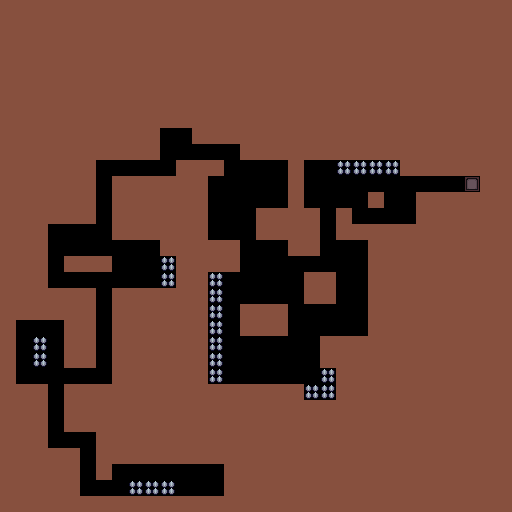

Below is a game level as drawn by its tile map, then a one-line description and the .tmx file that defines it, in full:
An orthogonal 32x32 tile map with 16x16 px tiles, 1 tile layer (Tile Layer 1).

<map height="32" infinite="0" nextobjectid="1" orientation="orthogonal" renderorder="right-down" tiledversion="1.1.5" tileheight="16" tilewidth="16" version="1.0" width="32">
 <properties>
  <property name="atlas" value="tileset/Level2.atlas" />
  <property name="startx" type="int" value="12" />
  <property name="starty" type="int" value="30" />
 </properties>
 <tileset firstgid="1" source="../tileset/Slime All Tiles.tsx" />
 <layer height="32" name="Tile Layer 1" width="32">
  <data encoding="csv">
1257,1257,1257,1257,1257,1257,1257,1257,1257,1257,1257,1257,1257,1257,1257,1257,1257,1257,1257,1257,1257,1257,1257,1257,1257,1257,1257,1257,1257,1257,1257,1257,
1257,1257,1257,1257,1257,1257,1257,1257,1257,1257,1257,1257,1257,1257,1257,1257,1257,1257,1257,1257,1257,1257,1257,1257,1257,1257,1257,1257,1257,1257,1257,1257,
1257,1257,1257,1257,1257,1257,1257,1257,1257,1257,1257,1257,1257,1257,1257,1257,1257,1257,1257,1257,1257,1257,1257,1257,1257,1257,1257,1257,1257,1257,1257,1257,
1257,1257,1257,1257,1257,1257,1257,1257,1257,1257,1257,1257,1257,1257,1257,1257,1257,1257,1257,1257,1257,1257,1257,1257,1257,1257,1257,1257,1257,1257,1257,1257,
1257,1257,1257,1257,1257,1257,1257,1257,1257,1257,1257,1257,1257,1257,1257,1257,1257,1257,1257,1257,1257,1257,1257,1257,1257,1257,1257,1257,1257,1257,1257,1257,
1257,1257,1257,1257,1257,1257,1257,1257,1257,1257,1257,1257,1257,1257,1257,1257,1257,1257,1257,1257,1257,1257,1257,1257,1257,1257,1257,1257,1257,1257,1257,1257,
1257,1257,1257,1257,1257,1257,1257,1257,1257,1257,1257,1257,1257,1257,1257,1257,1257,1257,1257,1257,1257,1257,1257,1257,1257,1257,1257,1257,1257,1257,1257,1257,
1257,1257,1257,1257,1257,1257,1257,1257,1257,1257,1257,1257,1257,1257,1257,1257,1257,1257,1257,1257,1257,1257,1257,1257,1257,1257,1257,1257,1257,1257,1257,1257,
1257,1257,1257,1257,1257,1257,1257,1257,1257,1257,0,0,1257,1257,1257,1257,1257,1257,1257,1257,1257,1257,1257,1257,1257,1257,1257,1257,1257,1257,1257,1257,
1257,1257,1257,1257,1257,1257,1257,1257,1257,1257,0,0,0,0,0,1257,1257,1257,1257,1257,1257,1257,1257,1257,1257,1257,1257,1257,1257,1257,1257,1257,
1257,1257,1257,1257,1257,1257,0,0,0,0,0,1257,1257,1257,0,0,0,0,1257,0,0,386,386,386,386,1257,1257,1257,1257,1257,1257,1257,
1257,1257,1257,1257,1257,1257,0,1257,1257,1257,1257,1257,1257,0,0,0,0,0,1257,0,0,0,0,0,0,0,0,0,0,344,1257,1257,
1257,1257,1257,1257,1257,1257,0,1257,1257,1257,1257,1257,1257,0,0,0,0,0,1257,0,0,0,0,1257,0,0,1257,1257,1257,1257,1257,1257,
1257,1257,1257,1257,1257,1257,0,1257,1257,1257,1257,1257,1257,0,0,0,1257,1257,1257,1257,0,1257,0,0,0,0,1257,1257,1257,1257,1257,1257,
1257,1257,1257,0,0,0,0,1257,1257,1257,1257,1257,1257,0,0,0,1257,1257,1257,1257,0,1257,1257,1257,1257,1257,1257,1257,1257,1257,1257,1257,
1257,1257,1257,0,0,0,0,0,0,0,1257,1257,1257,1257,1257,0,0,0,1257,1257,0,0,0,1257,1257,1257,1257,1257,1257,1257,1257,1257,
1257,1257,1257,0,1257,1257,1257,0,0,0,386,1257,1257,1257,1257,0,0,0,0,0,0,0,0,1257,1257,1257,1257,1257,1257,1257,1257,1257,
1257,1257,1257,0,0,0,0,0,0,0,386,1257,1257,386,0,0,0,0,0,1257,1257,0,0,1257,1257,1257,1257,1257,1257,1257,1257,1257,
1257,1257,1257,1257,1257,1257,0,1257,1257,1257,1257,1257,1257,386,0,0,0,0,0,1257,1257,0,0,1257,1257,1257,1257,1257,1257,1257,1257,1257,
1257,1257,1257,1257,1257,1257,0,1257,1257,1257,1257,1257,1257,386,0,1257,1257,1257,0,0,0,0,0,1257,1257,1257,1257,1257,1257,1257,1257,1257,
1257,0,0,0,1257,1257,0,1257,1257,1257,1257,1257,1257,386,0,1257,1257,1257,0,0,0,0,0,1257,1257,1257,1257,1257,1257,1257,1257,1257,
1257,0,386,0,1257,1257,0,1257,1257,1257,1257,1257,1257,386,0,0,0,0,0,0,1257,1257,1257,1257,1257,1257,1257,1257,1257,1257,1257,1257,
1257,0,386,0,1257,1257,0,1257,1257,1257,1257,1257,1257,386,0,0,0,0,0,0,1257,1257,1257,1257,1257,1257,1257,1257,1257,1257,1257,1257,
1257,0,0,0,0,0,0,1257,1257,1257,1257,1257,1257,386,0,0,0,0,0,0,386,1257,1257,1257,1257,1257,1257,1257,1257,1257,1257,1257,
1257,1257,1257,0,1257,1257,1257,1257,1257,1257,1257,1257,1257,1257,1257,1257,1257,1257,1257,386,386,1257,1257,1257,1257,1257,1257,1257,1257,1257,1257,1257,
1257,1257,1257,0,1257,1257,1257,1257,1257,1257,1257,1257,1257,1257,1257,1257,1257,1257,1257,1257,1257,1257,1257,1257,1257,1257,1257,1257,1257,1257,1257,1257,
1257,1257,1257,0,1257,1257,1257,1257,1257,1257,1257,1257,1257,1257,1257,1257,1257,1257,1257,1257,1257,1257,1257,1257,1257,1257,1257,1257,1257,1257,1257,1257,
1257,1257,1257,0,0,0,1257,1257,1257,1257,1257,1257,1257,1257,1257,1257,1257,1257,1257,1257,1257,1257,1257,1257,1257,1257,1257,1257,1257,1257,1257,1257,
1257,1257,1257,1257,1257,0,1257,1257,1257,1257,1257,1257,1257,1257,1257,1257,1257,1257,1257,1257,1257,1257,1257,1257,1257,1257,1257,1257,1257,1257,1257,1257,
1257,1257,1257,1257,1257,0,1257,0,0,0,0,0,0,0,1257,1257,1257,1257,1257,1257,1257,1257,1257,1257,1257,1257,1257,1257,1257,1257,1257,1257,
1257,1257,1257,1257,1257,0,0,0,386,386,386,0,0,0,1257,1257,1257,1257,1257,1257,1257,1257,1257,1257,1257,1257,1257,1257,1257,1257,1257,1257,
1257,1257,1257,1257,1257,1257,1257,1257,1257,1257,1257,1257,1257,1257,1257,1257,1257,1257,1257,1257,1257,1257,1257,1257,1257,1257,1257,1257,1257,1257,1257,1257
</data>
 </layer>
</map>
